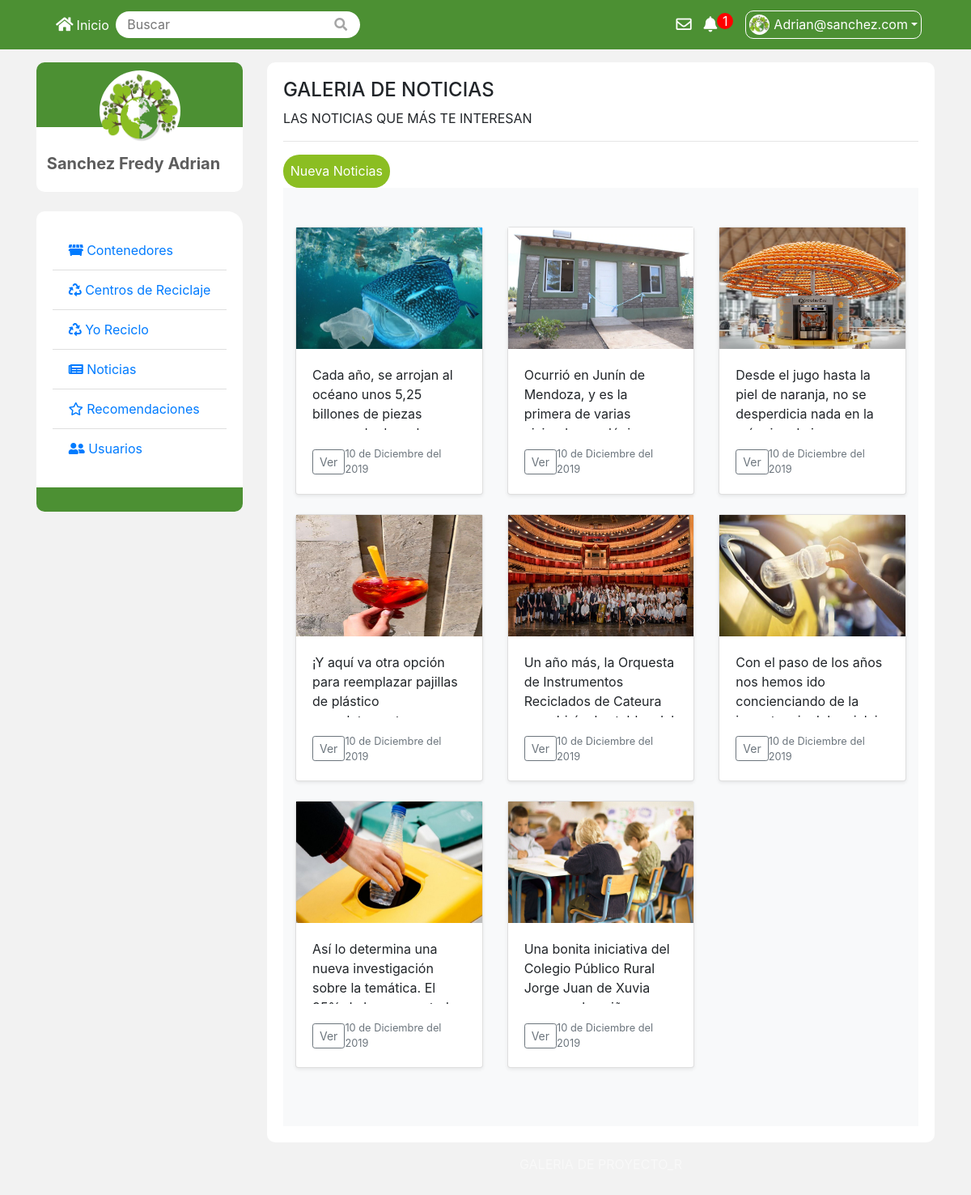
Page /news/noticias (signed in) on the committed database.
### tables this page shows
CREATE TABLE `perfil` (
  `idperfil` int(11) NOT NULL,
  `idUsuario` int(11) NOT NULL,
  `myLat` float NOT NULL,
  `myLng` float NOT NULL,
  `fotoPerfil` varchar(255) NOT NULL,
  `nombreCompleto` varchar(100) NOT NULL
);

CREATE TABLE `noticias` (
  `idNoticia` int(11) NOT NULL,
  `idUsuario` int(11) NOT NULL,
  `tituloNoti` varchar(244) NOT NULL,
  `imagen` longtext NOT NULL,
  `descripcion` text NOT NULL,
  `link` longtext NOT NULL,
  `dateNoti` timestamp NOT NULL DEFAULT CURRENT_TIMESTAMP ON UPDATE CURRENT_TIMESTAMP
);

### app/libs/Core.php (called while the page is built, shortened)
<?php
class Core
{
    protected $currentMethod = 'index';
    public function __construct()
    {
        $url = $this->getUrl();
        if (file_exists('../app/controllers/' . ucwords($url[0]) . '.php')) {
            unset($url[0]);
        }
        $this->currentController = new $this->currentController;
        if (isset($url[1])) {
            if (method_exists($this->currentController, $url[1])) {
                $this->currentMethod = $url[1];
                unset($url[1]);
            }
        }
        $this->parameters = $url ? array_values($url) : [];
        call_user_func_array([$this->currentController , $this->currentMethod] , $this->parameters);
    }
    public function getUrl()
    {
        if (isset($_GET['url'])) {
            $url = rtrim($_GET['url'], '/');
            $url = filter_var($url, FILTER_SANITIZE_URL);
            $url = explode('/', $url);
            return $url;
        }
    }
}

### public/index.php (called while the page is built, shortened)
<?php
$init = new Core;

### app/libs/Base.php (called while the page is built, shortened)
<?php
class Base
{
    private $host = DB_HOST;
    private $dbname = DB_NAME;
    private $user = DB_USER;
    private $password = DB_PASSWORD;
    private $dbh;
    private $stmt;
    public function __construct()
    {
        $dns = 'mysql:host=' . $this->host . ';dbname=' . $this->dbname;
        $option = [
            PDO::ATTR_ERRMODE => true,
            PDO::ATTR_ERRMODE => PDO::ERRMODE_EXCEPTION
        ];
        try {
            $this->dbh = new PDO($dns, $this->user, $this->password, $option);
            $this->dbh->exec('set names utf8');
        } catch (PDOException $e) {
            $this->error = $e->getMessage();
            echo $this->error;
        }
    }
    public function query($sql)
    {
        return $this->stmt = $this->dbh->prepare($sql);
    }
    public function bind($parametro, $valor, $tipo = null)
    {
        if (is_null($tipo)) {
            switch (true) {
                default:
                    $tipo = PDO::PARAM_STR;
                    break;
            }
        }
        return $this->stmt->bindValue($parametro, $valor, $tipo);
    }
    public function execute()
    {
        return $this->stmt->execute();
    }
    public function registers()
    {
        $this->execute();
        return $this->stmt->fetchAll(PDO::FETCH_OBJ);
    }
    public function register()
    {
        $this->execute();
        return $this->stmt->fetch(PDO::FETCH_OBJ);
    }
}

### app/models/usuario.php (called while the page is built, shortened)
<?php
class usuario
{
    private $db;
    public function __construct()
    {
        $this->db = new Base;
    }
    public function getUsuario($usuario)
    {
        $this->db->query('SELECT * FROM usuarios WHERE usuario = :user');
        $this->db->bind(':user', $usuario);
        return $this->db->register();
    }
    public function getPerfil($idusuario)
    {
        $this->db->query('SELECT * FROM perfil WHERE idUsuario = :id');
        $this->db->bind(':id', $idusuario);
        return $this->db->register();
    }
}

### app/models/noticia.php (called while the page is built, shortened)
<?php
class noticia
{
    private $db;
    public function __construct()
    {
        $this->db = new Base;
    }
    public function getNoticias()
    {
        $this->db->query('SELECT * FROM noticias ORDER BY dateNoti desc');
        return $this->db->registers();
    }
}

### app/views/pages/noticias/noticias.php (the view, shortened to what this page needs)
<?php
include_once URL_APP . '/views/custom/header.php';
include_once URL_APP . '/views/custom/navbar.php';
?>
<div class="container mt-3">
    <div class="row">
        <?php include_once URL_APP . '/views/custom/sidebar.php' ?>
    </div>
    <div class="col-md-9">
        <div class="container-notificaciones-usuario">
            <h4>GALERIA DE NOTICIAS</h4>
            <p>LAS NOTICIAS QUE MÁS TE INTERESAN
            </p>
            <hr>
            <button type="button" class="btn-green" data-toggle="modal" data-target="#myModal">Nueva Noticias</button>
            <div class="album py-5 bg-light">
                <div class="container">
                    <div class="row">
                        <?php foreach ($datos['noticias'] as $noticia) : ?>
                            <div class="col-md-4">
                                <div class="card mb-4 shadow-sm">
                                    <img src="<?php echo URL_PROJECT ?>/<?php echo $noticia->imagen ?>" alt="" width="100%" height="150px">
                                    <div id="truncar">
                                        <div class="card-body">
                                            <p class="card-text"><?php echo $noticia->descripcion ?></p>
                                        </div>
                                    </div>
                                    <div class="card-body">
                                        <div class="d-flex justify-content-between align-items-center">
                                            <div class="btn-group">
                                                <a class="btn btn-sm btn-outline-secondary" target="_blank" href="<?php echo $noticia->link ?>">Ver</a>
                                            </div>
                                            <small class="text-muted"><?php echo fecha($noticia->dateNoti) ?></small>
                                        </div>
                                    </div>
                                </div>
                            </div>
                        <?php endforeach ?>
                    </div>
                </div>
            </div>
        </div>
        <footer>
            <p class="copyright">GALERIA DE PROYECTO_R</p>
        </footer>
    </div>
</div>
</div>
<?php
function fecha ( $fecha ) {
    $timestamp = strtotime( $fecha );
    $meses = [ 'Entero','Febrero','Marzo','Abril','Mayo','Junio','Julio','Agosto','Septiembre', 'Octubre','Noviembre','Diciembre' ];
    $dia = date( 'd', $timestamp );
    $mes = date( 'm', $timestamp ) - 1;
    $year = date( 'Y', $timestamp );
    $fecha = $dia.' de '.$meses[$mes].' del '.$year;
    return $fecha;
}
include_once URL_APP . '/views/custom/footer.php';
?>

### app/views/custom/navbar.php (shortened to what this page needs)
<header>
    <div class="container">
        <nav class="navbar navbar-expand-lg navbar-light text-white">
            <div class="collapse navbar-collapse" id="navbarSupportedContent">
                <ul class="navbar-nav mr-auto">
                    <li class="nav-item">
                        <a class="nav-link text-white" href="<?php echo URL_PROJECT ?>"><span class="big"><i class="fas fa-home mr-1"></i></span>Inicio</a>
                    </li>
                    <li class="nav-item">
                        <form action="<?php echo URL_PROJECT ?>/home/buscar" method="POST" class="tipe-form form-inline my-2 my-lg-0">
                            <input type="text" name="buscar" class="form-style" placeholder="Buscar" />
                            <button class="btn-form" type="submit">
                                <i class="fas fa-search"></i>
                            </button>
                        </form>
                    </li>
                </ul>
                <div class="links">
                    <div class="notificacion-container">
                        <a href="<?php echo URL_PROJECT ?>/mensajes" class="notificacion-container"><span class="big"><i class="far fa-envelope"></i></span></a>
                    </div>
                </div>
                <div class="links">
                    <div class="notificacion-container">
                        <a href="<?php echo URL_PROJECT ?>/notificaciones" class="notificacion-container"><span class="big"><i class="fas fa-bell"></i></span>
                            <?php if ($datos['misNoticaciones'] > 0) : ?>
                                <div class="bg-notification"><?php echo $datos['misNoticaciones'] ?></div>
                            <?php endif ?>
                        </a>
                    </div>
                </div>
                <div class="dropdown">
                    <span class="btn-radio dropdown-toggle" id="actionPerfil" data-toggle="dropdown" aria-haspopup="true" aria-expanded="false">
                        <img src="<?php echo URL_PROJECT . '/' . $datos['perfil']->fotoPerfil ?>" alt="perfil" class="img-perfil" />
                        <?php echo ucwords($_SESSION['usuario']); ?>
                    </span>
                </div>
            </div>
        </nav>
    </div>
</header>

### app/views/custom/sidebar.php (shortened to what this page needs)
<div class="col-md-3">
    <div class="container-style-main">
        <div class="perfil-usuario-main">
            <img src="<?php echo URL_PROJECT . '/' . $datos['perfil']->fotoPerfil ?>" alt="">
            <div class="foto-separation"></div>
            <a href="<?php echo URL_PROJECT ?>/perfil/<?php echo $datos['usuario']->usuario ?>" class="links">
                <div class="text-center nombre-perfil"><?php echo $datos['perfil']->nombreCompleto ?></div>
            </a>
            <div class="tabla-estadisticas">
            </div>
        </div>
    </div>
    <br>
    <div class="container-style-main">
        <div class="perfil-usuario-main">
            <br>
            <div>
                <ul class="list-group list-group-flush">
                    <li class="list-group-item"><a href="<?php echo URL_PROJECT ?>/container/contenedores"><i class="fas fa-dumpster"></i> Contenedores</li>
                    <li class="list-group-item"><a href="<?php echo URL_PROJECT ?>/centros/centrosReciclaje"><i class="fas fa-recycle"></i> Centros de Reciclaje</li>
                    <li class="list-group-item"><a href="<?php echo URL_PROJECT ?>/miregistro/yoreciclo"><i class="fas fa-recycle"></i> Yo Reciclo</li>
                    <li class="list-group-item"><a href="<?php echo URL_PROJECT ?>/news/noticias"><i class="fas fa-newspaper"></i> Noticias</li>
                    <li class="list-group-item"><a href="<?php echo URL_PROJECT ?>/home/usuarios"><i class="far fa-star"></i> Recomendaciones</li>
                    <li class="list-group-item"><a href="<?php echo URL_PROJECT ?>/home/usuarios"><i class="fas fa-user-friends"></i></span> Usuarios</a></li>
                </ul>
            </div>
            <br>
            <div class="background-sidebar">
                <div class="tabla-estadisticas">
                </div>
            </div>
    </div>
</div>

### public/css/style.css (style rules this page uses)
:root { --main-color: rgb(76, 144, 51); }
.links { color: #5d5d5d }
.big { font-size: 1.2em; }
.btn-green { outline: none; background-color: rgb(139, 190, 34); border: 0; padding: 0.55rem; border-radius: 20px; color: #ffffff; font-size: 1rem; align-self: center; }
body { margin: 0; padding: 0; display: flex; flex-wrap: wrap; flex-direction: column; min-height: 100vh; background-color: #F2F2F2 }
.notificacion-container { display: flex; }
.bg-notification { background-color: rgb(255, 0, 0); color: #ffffff; box-sizing: border-box; display: flex; justify-content: center; align-items: center; width: 20px; border-radius: 10px; height: 20px; }
#truncar { width: 100%; height: 100px; overflow: hidden; }
footer .copyright { text-align: center; color: rgba(255, 255, 255, .5); font-size: 16px; padding: 15px 0; }

### public/css/navbar.css (style rules this page uses)
header { background-color: var(--main-color); }
.tipe-form { height: 100%; }
.form-style { outline: none; border: 0; border-top-left-radius: 21px; border-bottom-left-radius: 21px; padding: .3em 0 .3em .9em }
.btn-form { border: 0; width: 40px; border-top-right-radius: 21px; border-bottom-right-radius: 21px; padding: .3em .5em .3em 0; background-color: #ffffff; color: #a5a5a5; margin: 0; cursor: pointer; }
.img-perfil { width: 25px; height: 25px; border-radius: 50%; margin-right: 5px }
.links { margin-right: 15px; }
.links a { color: #ffffff; text-decoration: none; }
.btn-radio { background-color: var(--main-color); border: 1px solid #ffffff; display: flex; justify-content: center; align-items: center; padding: 4px; border-radius: 10px; cursor: pointer; transition: all .5s; }

### public/css/home.css (style rules this page uses)
.perfil-usuario-main { background-color: #ffffff; border-bottom-left-radius: 10px; border-bottom-right-radius: 10px; border-top-left-radius: 10px; border-top-right-radius: 19px; display: flex; flex-direction: column; align-items: center; justify-content: center; }
.perfil-usuario-main img { width: 100px; height: 100px; position: absolute; top: 10px; border-radius: 50%; }
.foto-separation { width: 100%; height: 30px; }
.background-sidebar { border-end-end-radius: 10px; border-end-start-radius: 10px; height: 30px; width: 100%; background-color: rgb(76, 144, 51); }
.nombre-perfil { font-weight: bold; font-size: 20px; }
.tabla-estadisticas { width: 100%; display: flex; justify-content: space-around; padding: 10px; }

### public/css/perfil.css (style rules this page uses)
hr { width: 100% }

### public/css/notificaciones.css (style rules this page uses)
.container-notificaciones-usuario { width: 100%; background-color: #ffffff; border-radius: 10px; padding: 20px; }

### rows in the picture
perfil: fotoPerfil (picture), nombreCompleto "Sanchez Fredy Adrian"
noticias: imagen (picture), descripcion "Cada año, se arrojan al océano unos 5,25 billones de piezas…", dateNoti "10 de Diciembre del 2019"
noticias: imagen (picture), descripcion "Ocurrió en Junín de Mendoza, y es la primera de varias…", dateNoti "10 de Diciembre del 2019"
noticias: imagen (picture), descripcion "Desde el jugo hasta la piel de naranja, no se desperdicia nada en la…", dateNoti "10 de Diciembre del 2019"
noticias: imagen (picture), descripcion "¡Y aquí va otra opción para reemplazar pajillas de plástico…", dateNoti "10 de Diciembre del 2019"
noticias: imagen (picture), descripcion "Un año más, la Orquesta de Instrumentos Reciclados de Cateura…", dateNoti "10 de Diciembre del 2019"
noticias: imagen (picture), descripcion "Con el paso de los años nos hemos ido concienciando de la…", dateNoti "10 de Diciembre del 2019"
noticias: imagen (picture), descripcion "Así lo determina una nueva investigación sobre la temática. El…", dateNoti "10 de Diciembre del 2019"
noticias: imagen (picture), descripcion "Una bonita iniciativa del Colegio Público Rural Jorge Juan de Xuvia…", dateNoti "10 de Diciembre del 2019"

### other values in the picture
$datos['misNoticaciones'] "1"
$_SESSION['usuario'] "Adrian@sanchez.com"
